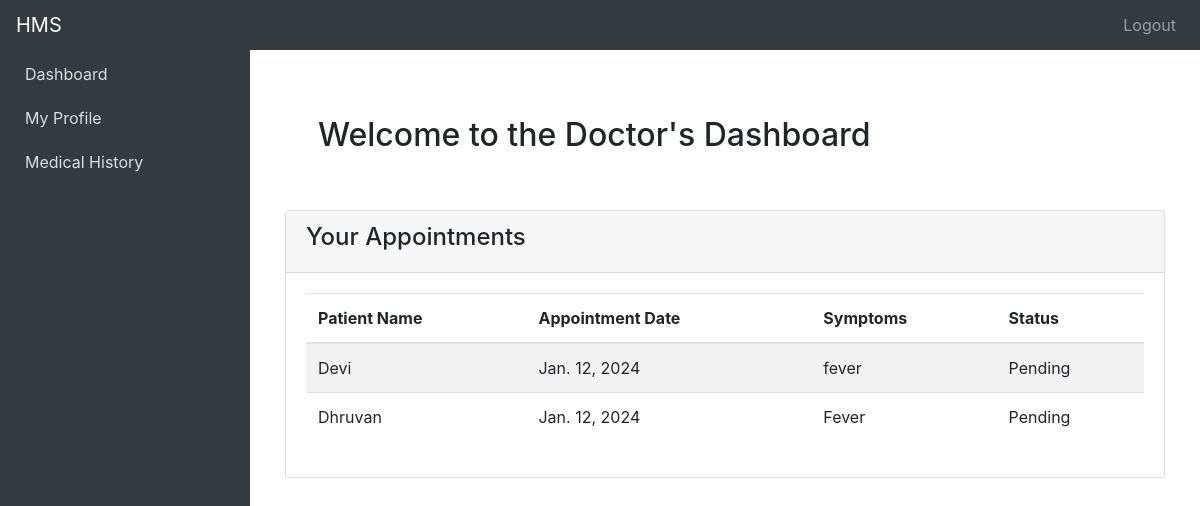
/doctor/dashboard/ (signed in), run on an earlier commit of the app's database.
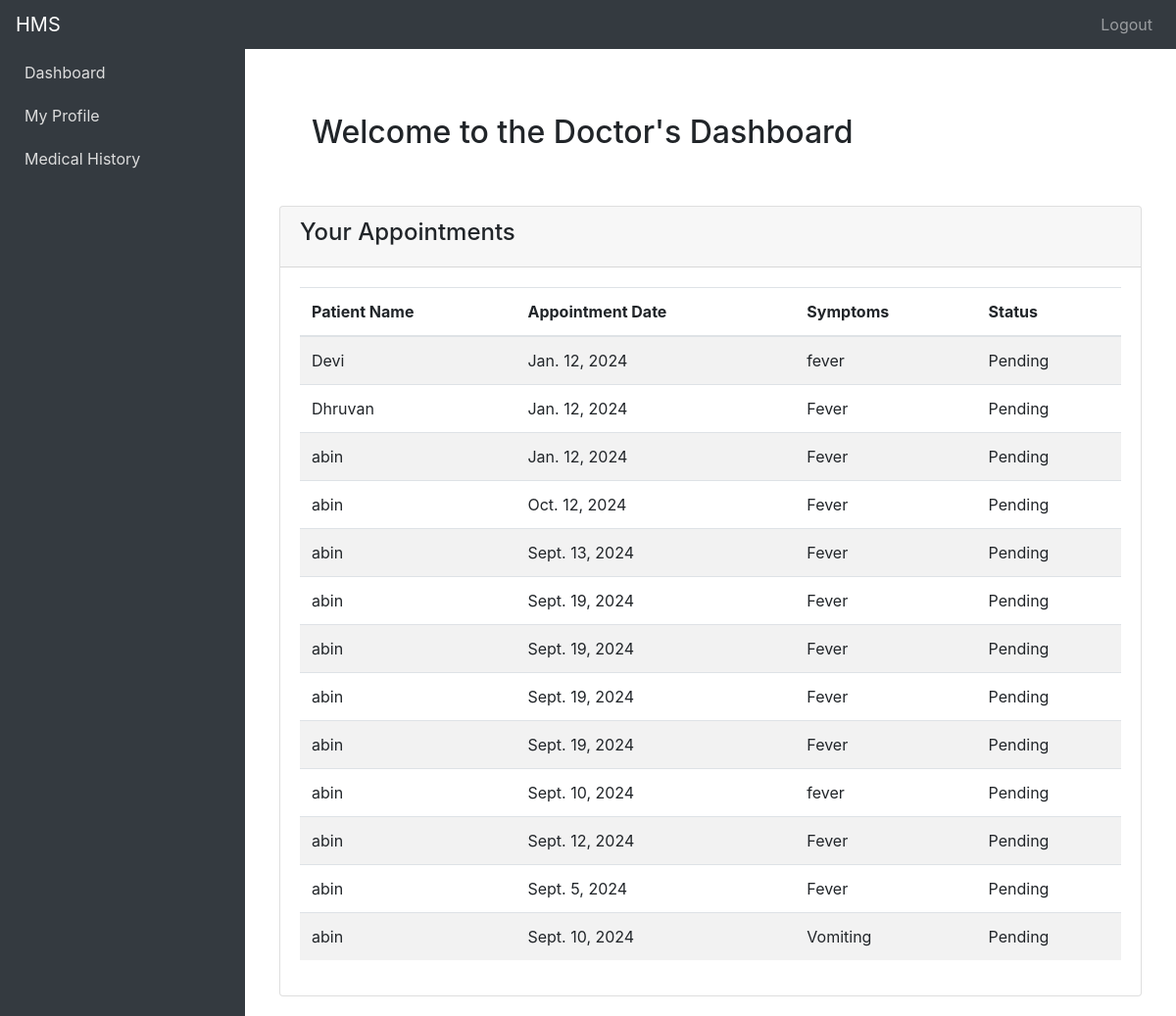
And on a later commit of the database.
### hostapp/models.py (models this page shows, shortened)
class Appointment(models.Model):
    patient = models.ForeignKey(Patient, on_delete=models.CASCADE)
    doctor = models.ForeignKey(Doctor, on_delete=models.CASCADE)
    appointment_date = models.DateField()
    symptoms = models.CharField(max_length=100)
    status = models.CharField(
        max_length=20,
        choices=[('Pending', 'Pending'), ('Completed', 'Completed')],
        default='Pending'
    )
    payment_status = models.CharField(max_length=50, default='Pending')
    payment_intent_id = models.CharField(max_length=255, null=True, blank=True)

class Patient(models.Model):
    user = models.OneToOneField(User, on_delete=models.CASCADE, related_name='patient_profile',null=True, blank=True)
    name = models.CharField(max_length=100, null=True, blank=True)
    date_of_birth = models.CharField(max_length=100, null=True, blank=True)
    gender = models.CharField(max_length=10, choices=[('Male', 'Male'), ('Female', 'Female'), ('Other', 'Other')], null=True, blank=True)
    address = models.CharField(max_length=255, null=True, blank=True)
    mobile = models.CharField(max_length=15, null=True, blank=True)
    email = models.EmailField(unique=True, null=True, blank=True)
    medical_history = models.TextField(null=True, blank=True)

### hostapp/views.py (the view)
# urls.py: path('doctor/dashboard/', views.doctor_dashboard, name='doctor_dashboard'),
def doctor_dashboard(request):
    appointments = Appointment.objects.filter(doctor__user=request.user)  # Assuming there's a relation to User
    return render(request, 'navbar1.html', {'appointments': appointments})

### templates/navbar1.html (shortened to what this page needs)
<!DOCTYPE html>
<html lang="en">
<head>
    <link href="https://stackpath.bootstrapcdn.com/bootstrap/4.5.2/css/bootstrap.min.css" rel="stylesheet">
</head>
<body>
    <nav class="navbar navbar-expand-md navbar-dark bg-dark fixed-top">
        <a href="" class="navbar-brand">HMS</a>
        <div class="collapse navbar-collapse justify-content-between" id="navbarCollapse">
            <div class="navbar-nav ml-auto">
                <a href="{% url 'doctorclick' %}" class="nav-item nav-link">Logout</a>
            </div>
        </div>
    </nav>
    <div class="sidebar">
        <h4>HMS</h4>
        <a href="">Dashboard</a>
        <a href="">My Profile</a>
        <a href="{% url 'patientlist' %}">Medical History</a>
    </div>
    <div class="content">
        <div class="container mt-5">
            <div class="row">
                <h2 class="p-5">Welcome to the Doctor's Dashboard</h2>
                <div class="col-md-12">
                    <div class="card">
                        <div class="card-header">
                            <h4>Your Appointments</h4>
                        </div>
                        <div class="card-body">
                            <table class="table table-striped">
                                <thead>
                                    <tr>
                                        <th>Patient Name</th>
                                        <th>Appointment Date</th>
                                        <th>Symptoms</th>
                                        <th>Status</th>
                                    </tr>
                                </thead>
                                <tbody>
                                    {% for appointment in appointments %}
                                    <tr>
                                        <td>{{ appointment.patient.name }}</td>
                                        <td>{{ appointment.appointment_date }}</td>
                                        <td>{{ appointment.symptoms }}</td>
                                        <td>{{ appointment.status }}</td>
                                    </tr>
                                    {% empty %}
                                    <tr>
                                        <td colspan="4" class="text-center">No appointments found.</td>
                                    </tr>
                                    {% endfor %}
                                </tbody>
                            </table>
                        </div>
                    </div>
                </div>
            </div>
        </div>
    </div>
</body>
</html>

### templates/navbar1.html (style rules this page uses)
body { display: flex; min-height: 100vh; background-color: #f4f7fa; }
.sidebar { min-width: 250px; background-color: #343a40; color: white; padding: 15px; position: fixed; height: 100%; }
.sidebar h4 { color: #fff; }
.sidebar a { display: block; padding: 10px; color: #ddd; text-decoration: none; border-radius: 5px; }
.content { flex: 1; padding: 20px; margin-left: 250px; background-color: white; box-shadow: 0 0 10px rgba(0, 0, 0, 0.1); }
.navbar { z-index: 1000; height: 50px; }

What changed in the data, as far as the page shows it:
added Appointment: patient.name "abin", appointment_date "Jan. 12, 2024", symptoms "Fever", status "Pending"
added Appointment: patient.name "abin", appointment_date "Oct. 12, 2024", symptoms "Fever", status "Pending"
added Appointment: patient.name "abin", appointment_date "Sept. 13, 2024", symptoms "Fever", status "Pending"
added Appointment: patient.name "abin", appointment_date "Sept. 19, 2024", symptoms "Fever", status "Pending"
added Appointment: patient.name "abin", appointment_date "Sept. 19, 2024", symptoms "Fever", status "Pending"
added Appointment: patient.name "abin", appointment_date "Sept. 19, 2024", symptoms "Fever", status "Pending"
added Appointment: patient.name "abin", appointment_date "Sept. 19, 2024", symptoms "Fever", status "Pending"
added Appointment: patient.name "abin", appointment_date "Sept. 10, 2024", symptoms "fever", status "Pending"
added Appointment: patient.name "abin", appointment_date "Sept. 12, 2024", symptoms "Fever", status "Pending"
added Appointment: patient.name "abin", appointment_date "Sept. 5, 2024", symptoms "Fever", status "Pending"
added Appointment: patient.name "abin", appointment_date "Sept. 10, 2024", symptoms "Vomiting", status "Pending"
